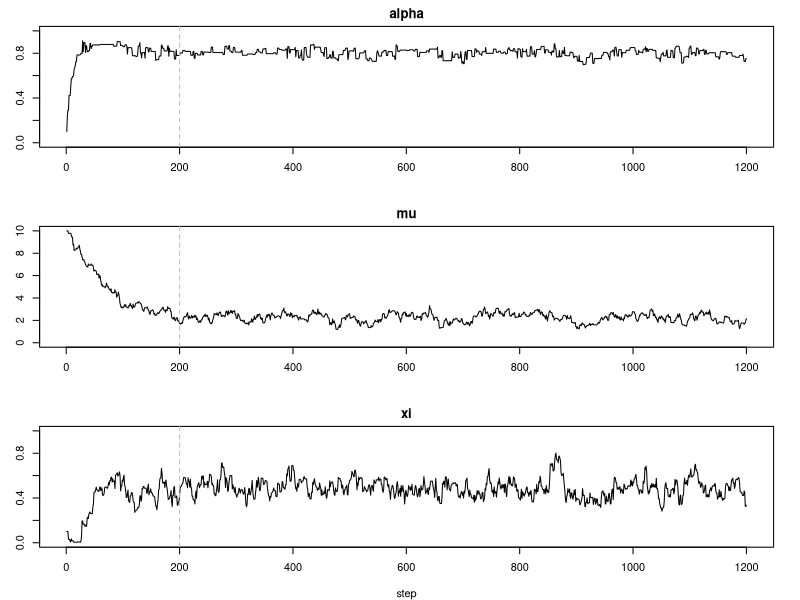
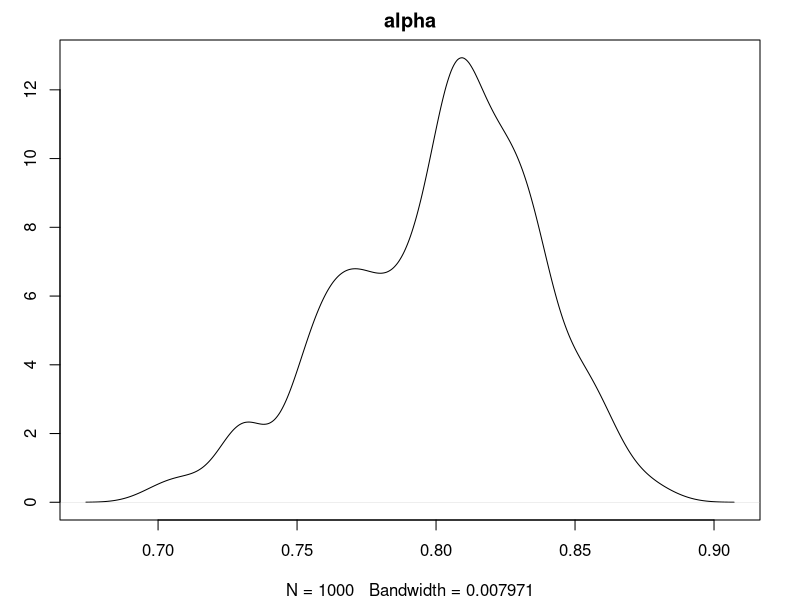
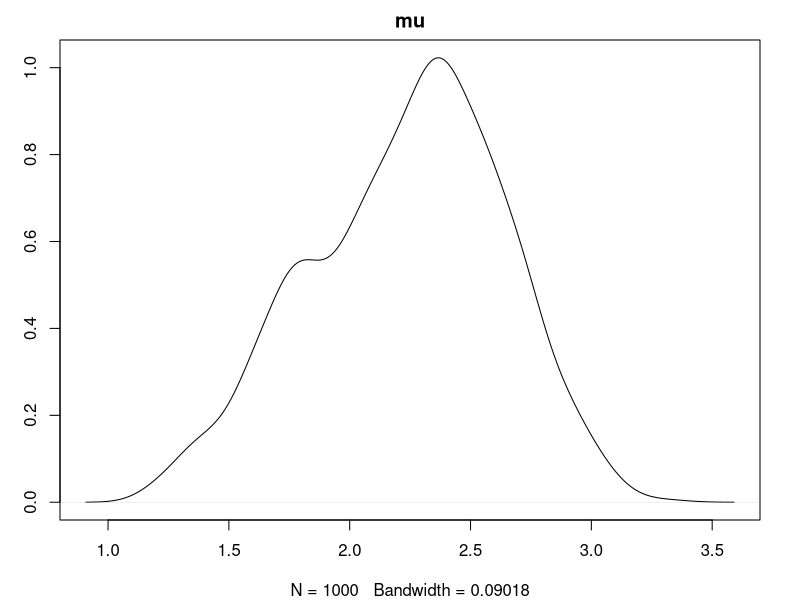
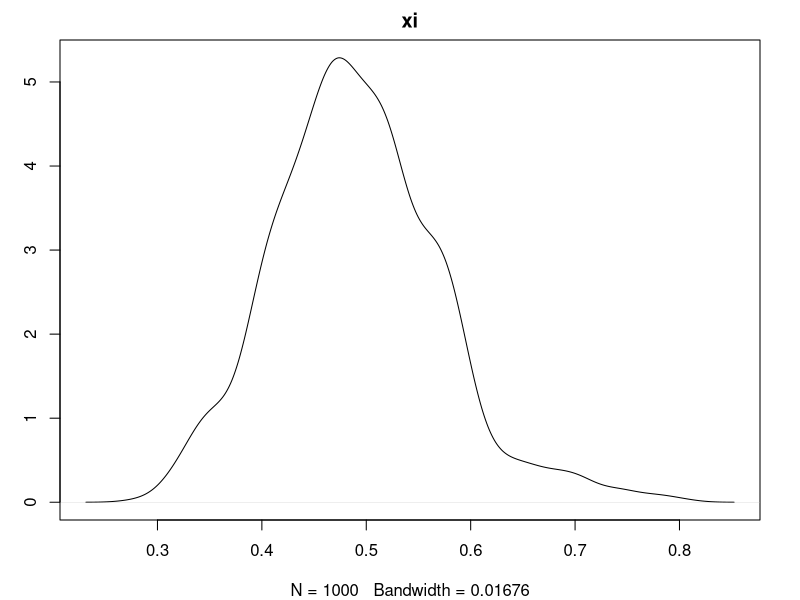

These charts were generated, in order, by the following R code:
# Bayesian Inference of GPAR(1)
# GPAR(1): Generalized Poisson AR(1) 
#
# Model (Alzaid and Al-Osh, 1992):
#   X_t = S_t(X_{t-1}) + e_t, t=1, 2 , ...
#
#       e_t    ~ GP(q*mu, xi)    (Generalized Poisson)
#       S_t(.) ~ QB(alpha, xi/mu, .) (Quasi-Binomial)
#       X_t    ~ GP(mu, xi)      (Generalized Poisson)
#
#   Constraints:
#       0 < alpha < 1
#       q = 1-alpha
#       mu > 0
#       0 <= xi < 1
#
# Prior distriubtions:
#   alpha ~ Beta(a,b)
#   mu    ~ Gamma(c,d)
#   xi    ~ Beta(g,h)
#
# MCMC Method: 
#   Gibbs Sampling with Random Walk Metropolis
#
# Author: Cleiton Moya de Almeida
#####

graphics.off()  # close all plots
rm(list=ls())	# clear the (global) environment variables
cat("\014") 	# clear the console (Ctrl+L)
set.seed(42)

# Read the data
x_df <- read.csv("x.csv", header = TRUE)
x <- as.vector(x_df$x)

# Print auxiliary function
printf <- function(...) {
    x = paste(sprintf(...),"\n")
    return(cat(x))
}

# Log-sum-exp auxiliary function
logsumexp <- function(x){
    c <- max(x)
    y <- c + log(sum((exp(x-c))))
    return(y)
}

# Auxiliary functions to compute full conditional posteriors
logf1 <- function(r, t, alpha, mu, xi, x){
    q <- 1-alpha
    y <- log(choose(x[t-1], r)) + (r-1)*log(alpha*mu + r*xi) + 
        (x[t-1]-r-1)*log(q*mu + (x[t-1]-r)*xi)
    return(y)
}

logf2 <- function(r, t, alpha, mu, xi, x){
    q <- 1-alpha
    y <- (x[t]-r-1)*log(q*mu + xi*(x[t]-r)) -xi*(x[t]-r) - 
        log(factorial(x[t]-r))
    return(y)
}

# Full conditional log-posterior of alpha
logpost_alpha <- function(alpha, mu, xi, x, a, b){
    q <- 1-alpha
    n <- length(x)
    logc1 <- (a+n-2)*log(alpha) + (b+2*n-3)*log(q) - q*mu*(n-1)
    
    soma1 <- 0
    for (t in 2:n){
        logc2 <- -(x[t-1]-1)*log(mu + x[t-1]*xi)
        Mt <- min(x[t], x[t-1])
        r_seq <- 0:Mt
        
        g <- function(r) logf1(r, t, alpha, mu, xi, x) + logf2(r, t, alpha, mu, xi, x)
        logsoma2 <- logsumexp(sapply(r_seq, g))
        soma1 <- soma1 + logc2 + logsoma2
    }
    logpost <- logc1 + soma1
    return(logpost)
}

# Full conditional log-posterior of mu
logpost_mu <- function(alpha, mu, xi, x, c, d){
    q <- 1-alpha
    n <- length(x)
    logc1 <- (c+2*n-3)*log(mu) - mu*(d + q*(n-1))
    
    soma1 <- 0
    for (t in 2:n){
        logc2 <- -(x[t-1]-1)*log(mu + x[t-1]*xi)
        Mt <- min(x[t], x[t-1])
        r_seq <- 0:Mt
        
        g <- function(r) logf1(r, t, alpha, mu, xi, x) + logf2(r, t, alpha, mu, xi, x)
        logsoma2 <- logsumexp(sapply(r_seq, g))
        soma1 <- soma1 + logc2 + logsoma2
    }
    logpost <- logc1 + soma1
    return(logpost)
}

# Full conditional log-posterior of xi
logpost_xi <- function(alpha, mu, xi, x, g, h){
    n <- length(x)
    logc1 <- (g-1)*log(xi) + (h-1)*log(1-xi)
    
    soma1 <- 0
    for (t in 2:n){
        logc2 <- -(x[t-1]-1)*log(mu + x[t-1]*xi)
        Mt <- min(x[t], x[t-1])
        r_seq <- 0:Mt
        
        g <- function(r) logf1(r, t, alpha, mu, xi, x) + logf2(r, t, alpha, mu, xi, x)
        logsoma2 <- logsumexp(sapply(r_seq, g))
        soma1 <- soma1 + logc2 + logsoma2
    }
    logpost <- logc1 + soma1
    return(logpost)
}

# Auxiliary functions for Metropolis
# Simulate a proposed value (random walk)
sim_xprop <- function(x, sigma){
    x_prop <- rnorm(n=1, mean=x, sd=sigma)
    return(x_prop)
}

# Acceptance probability of alpha_prop
logprob_accept_alpha <- function(alpha_prop, alpha, mu, xi, x, a, b){
    p1 <- logpost_alpha(alpha_prop, mu, xi, x, a, b)
    p2 <- logpost_alpha(alpha, mu, xi, x, a, b)
    if (p1 < p2){
        prob_accept <- min(1, exp(p1-p2))
    } else {
        prob_accept = 1
    }
    return(prob_accept)
}

# Acceptance probability of mu_prop
logprob_accept_mu <- function(mu_prop, mu, alpha, xi, x, c, d){
    p1 <- logpost_mu(alpha, mu_prop, xi, x, c, d)
    p2 <- logpost_mu(alpha, mu, xi, x, c, d)
    if (p1 < p2){
        prob_accept <- min(1, exp(p1-p2))
    } else {
        prob_accept = 1
    }
    return(prob_accept)
}

# Acceptance probability of xi_prop
logprob_accept_xi <- function(xi_prop, xi, alpha, mu, x, g, h){
    p1 <- logpost_xi(alpha, mu, xi_prop, x, g, h)
    p2 <- logpost_xi(alpha, mu, xi, x, g, h)
    if (p1 < p2){
        prob_accept <- min(1, exp(p1-p2))
    } else {
        prob_accept = 1
    }
    return(prob_accept)
}

# Samples alpha
ralpha <- function(p0, sigma, mu, xi, x, a, b){
    
    ac <- 0 # accepted flag
    alpha <- p0
    
    # simulate a proposed value for alpha
    alpha_prop <- sim_xprop(alpha, sigma)
    
    # verify the variable constrain
    if (alpha_prop > 0 & alpha_prop < 1){
        
        # acceptance probability
        prob_accept <- logprob_accept_alpha(alpha_prop, alpha, mu, xi, x, a, b)
        
        # acceptance criteria
        u <- runif(1)
        if  (u < prob_accept){
            alpha <- alpha_prop
            ac <- 1
        }
    }
    return(list(alpha=alpha, ac=ac))
}

# Samples mu
rmu <- function(mu0, sigma, alpha, xi, x, c, d){
    
    ac <- 0 # accepted flag
    mu <- mu0
    
    # simulate a proposed value for alpha
    mu_prop <- sim_xprop(mu, sigma)
    
    # verify the variable constrain
    if (mu_prop > 0){
        
        # acceptance probability
        prob_accept <- logprob_accept_mu(mu_prop, mu, alpha, xi, x, c, d)
        
        # acceptance criteria
        u <- runif(1)
        if  (u < prob_accept){
            mu <- mu_prop
            ac <- 1
        }
    }
    return(list(mu=mu, ac=ac))
}

# Samples xi
rxi <- function(xi0, sigma, alpha, mu, x, g, h){
    
    ac <- 0 # accepted flag
    xi <- xi0
    
    # simulate a proposed value for alpha
    xi_prop <- sim_xprop(xi, sigma)
    
    # verify the variable constrain
    if (xi_prop >= 0 & xi_prop < 1){
        
        # acceptance probability
        prob_accept <- logprob_accept_xi(xi_prop, xi, alpha, mu, x, g, h)
        
        # acceptance criteria
        u <- runif(1)
        if  (u < prob_accept){
            xi <- xi_prop
            ac <- 1
        }
    }
    return(list(xi=xi, ac=ac))
}

#####
# Gibbs Sampling (with random walking Metropopolis steps)

N <- 1200  # simulation steps
burnin <- 200

# Parameters initilization
alpha <- 0.1
mu    <- 10
xi    <- 0.1

# Model hyperparameters (priors)
# alpha      ~ Beta(a,b)
# mu ~ Gamma(c,d)
# xi  ~ Beta(g.h)
a <- 0.01
b <- 0.01
c <- 0.1
d <- 0.1
g <- 0.01
h <- 0.01

# Random walking Metropolis parameters
sigma_alpha <- 0.1
sigma_mu    <- 0.2
sigma_xi    <- 0.05

# Accepted steps counters
na_alpha <- 0
na_mu <- 0 
na_xi <- 0 

# Vectors with traces
Alpha <- numeric(N)
Mu <- numeric(N)
Xi <- numeric(N)

Alpha[1] <- alpha
Mu[1] <- mu
Xi[1] <- xi

start_time = proc.time() # para cálculo do tempo de execução
for (n in 2:N){
    
    if (n %% 100 == 0){
        printf("Step %d/%d: acceptance ratio: alpha: %.2f, mu: %.2f, xi: %.2f", n, N, na_alpha/n, na_mu/n, na_xi/n)
    }
    
    # Samples alpha
    res <- ralpha(alpha, sigma_alpha, mu, xi, x, a, b)
    alpha <- res$alpha 
    na_alpha <- na_alpha + res$ac
    Alpha[n] <- alpha
    
    # Samples mu
    res <- rmu(mu, sigma_mu, alpha, xi, x, c, d)
    mu <- res$mu
    na_mu <- na_mu +  res$ac
    Mu[n] <- mu
    
    # Samples xi
    res <- rxi(xi, sigma_xi, alpha, mu, x, g, h)
    xi <- res$xi
    na_xi <- na_xi +  res$ac
    Xi[n] <- xi
}

# Execution time
end_time <- proc.time()
elapsed_time <- (end_time - start_time)[[3]]
printf("Execution time: %.0f s\n", elapsed_time)

# Acceptance ratios
ac_p      <- na_alpha/N
ac_lambda <- na_mu/N
ac_theta  <- na_xi/N
printf("Acceptance rate - alpha: %.2f", ac_p)
printf("Acceptance rate - mu: %.2f", ac_lambda)
printf("Acceptance rate - xi: %.2f", ac_theta)

# Values after burn in
Alpha_final <- Alpha[(burnin+1):N]
Mu_final <- Mu[(burnin+1):N]
Xi_final <- Xi[(burnin+1):N]

# Mean values
alpha_mean <- mean(Alpha_final)
mu_mean <- mean(Mu_final)
xi_mean <- mean(Xi_final)
printf("alpha mean: %.2f", alpha_mean)
printf("mu mean: %.2f", mu_mean)
printf("xi mean: %.2f", xi_mean)

#####
# Trace plots
par(mfrow = c(3, 1), mar=c(4,3,2,2))
plot(Alpha, type="l", main="alpha", xlab="", ylab="", ylim=c(0,1))
abline(v=burnin, col="gray", lty=2)
plot(Mu, type="l", main="mu", xlab="", ylab="", ylim=c(0,10))
abline(v=burnin, col="gray", lty=2)
plot(Xi, type="l", main="xi", xlab="step", ylab="", ylim=c(0,1))
abline(v=burnin, col="gray", lty=2)

# Posterior densities
par(mfrow=c(1,1))
plot(density(Alpha_final), main="alpha")
plot(density(Mu_final), main="mu")
plot(density(Xi_final), main="xi")